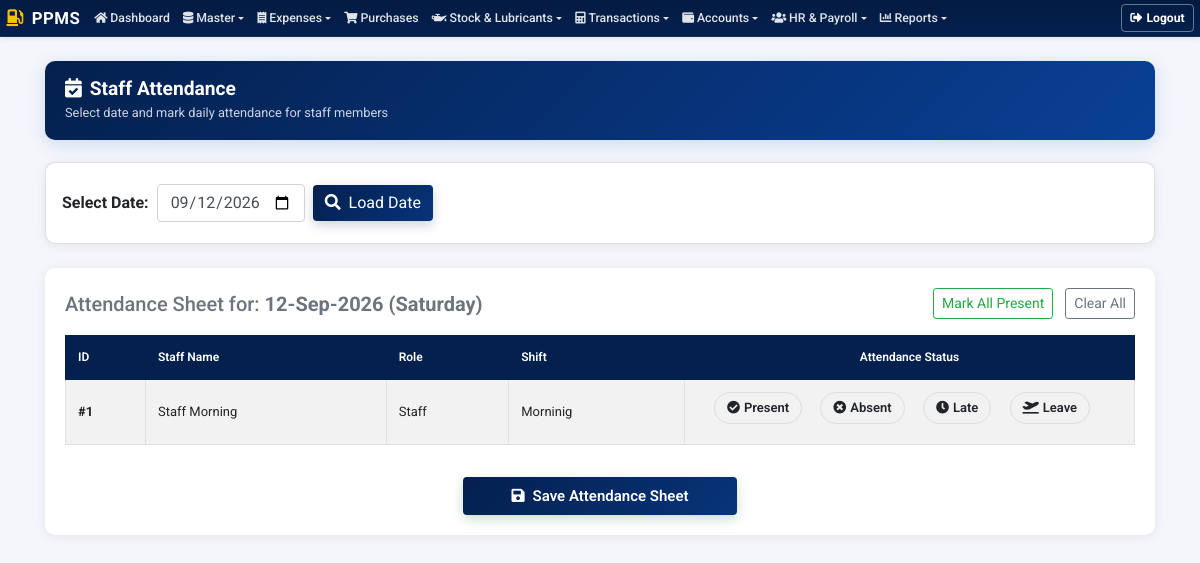
Page /staff/attendance-list.php (signed in) on the committed database.
### tables this page shows
CREATE TABLE `tbl_staff` (
  `id` int(11) NOT NULL,
  `first_name` varchar(128) NOT NULL,
  `last_name` varchar(128) NOT NULL,
  `role_id` int(11) NOT NULL,
  `joining_date` date NOT NULL,
  `shift_id` int(11) NOT NULL,
  `salary` decimal(10,2) NOT NULL DEFAULT 0.00,
  `experience` varchar(255) DEFAULT NULL,
  `address` varchar(512) DEFAULT NULL,
  `phone` varchar(32) NOT NULL DEFAULT '',
  `created_at` datetime NOT NULL DEFAULT current_timestamp(),
  `updated_at` datetime NOT NULL DEFAULT current_timestamp() ON UPDATE current_timestamp(),
  `deleted_at` datetime DEFAULT NULL
);

CREATE TABLE `tbl_staff_roles` (
  `id` int(11) NOT NULL,
  `name` varchar(128) NOT NULL,
  `created_at` timestamp NOT NULL DEFAULT current_timestamp(),
  `updated_at` timestamp NOT NULL DEFAULT current_timestamp() ON UPDATE current_timestamp(),
  `deleted_at` datetime DEFAULT NULL
);

CREATE TABLE `tbl_shifts` (
  `id` int(11) NOT NULL,
  `name` varchar(128) NOT NULL,
  `start_time` time NOT NULL,
  `end_time` time NOT NULL,
  `status` enum('Active','Inactive') NOT NULL DEFAULT 'Active',
  `deleted_at` datetime DEFAULT NULL
);

### staff/attendance-list.php (the view, shortened to what this page needs)
<?php
require '../include/permissions.php';
$date = isset($_GET['date']) ? mysqli_real_escape_string($connection, $_GET['date']) : date('Y-m-d');
$staff_sql = "SELECT s.id, s.first_name, s.last_name, r.name as role_name, sh.name as shift_name
              FROM tbl_staff s
              LEFT JOIN tbl_staff_roles r ON s.role_id = r.id
              LEFT JOIN tbl_shifts sh ON s.shift_id = sh.id
              ORDER BY s.id DESC";
$staff_result = mysqli_query($connection, $staff_sql);
?>
<!DOCTYPE html>
<html lang="en">
<head>
    <link rel="stylesheet" href="https://stackpath.bootstrapcdn.com/bootstrap/4.3.1/css/bootstrap.min.css">
    <link rel="stylesheet" href="https://cdnjs.cloudflare.com/ajax/libs/font-awesome/5.11.2/css/all.min.css">
    <link rel="stylesheet" href="../include/style.css?v=1.0.1">
</head>
<body>
    <?php include('../include/navbar.php'); ?>
    <main class="main">
        <div class="container pt-4 pb-5">
            <div class="page-header">
                <div>
                    <h4><i class="fas fa-calendar-check mr-2"></i>Staff Attendance</h4>
                    <small style="opacity:.8;">Select date and mark daily attendance for staff members</small>
                </div>
            </div>
            <div class="card mb-4" style="border-radius:10px; box-shadow:0 2px 12px rgba(0,0,0,0.07);">
                <div class="card-body">
                    <form method="GET" action="attendance-list.php" class="form-inline">
                        <label class="my-1 mr-2 font-weight-bold" for="date">Select Date:</label>
                        <input type="date" name="date" id="date" class="form-control mr-sm-2" value="<?php echo htmlspecialchars($date); ?>" max="<?php echo date('Y-m-d'); ?>" required>
                        <button type="submit" class="btn btn-primary my-1"><i class="fas fa-search mr-1"></i> Load Date</button>
                    </form>
                </div>
            </div>
            <div class="list-card">
                <form action="attendance-list.php" method="POST">
                    <div class="d-flex justify-content-between align-items-center mb-3">
                        <h5 class="mb-0 text-muted">Attendance Sheet for: <strong><?php echo date('d-M-Y (l)', strtotime($date)); ?></strong></h5>
                        <div>
                            <button type="button" class="btn btn-sm btn-outline-success mr-2" onclick="markAll('Present')">Mark All Present</button>
                            <button type="button" class="btn btn-sm btn-outline-secondary" onclick="clearAll()">Clear All</button>
                        </div>
                    </div>
                    <table class="table table-bordered table-striped" style="width:100%;">
                        <thead>
                            <tr>
                                <th style="width: 80px;">ID</th>
                                <th>Staff Name</th>
                                <th>Role</th>
                                <th>Shift</th>
                                <th style="width: 450px; text-align: center;">Attendance Status</th>
                            </tr>
                        </thead>
                        <tbody>
                            <?php if ($staff_result && mysqli_num_rows($staff_result) > 0): ?>
                                <?php while ($row = mysqli_fetch_assoc($staff_result)):
                                    $fullName = $row['first_name'] . ' ' . $row['last_name'];
                                    $staff_id = $row['id'];
                                ?>
                                    <tr>
                                        <td><strong>#<?php echo $staff_id; ?></strong></td>
                                        <td><?php echo htmlspecialchars($fullName); ?></td>
                                        <td><?php echo htmlspecialchars($row['role_name'] ?? 'N/A'); ?></td>
                                        <td><?php echo htmlspecialchars($row['shift_name'] ?? 'N/A'); ?></td>
                                        <td style="text-align: center;">
                                            <label class="att-radio att-radio-p">
                                                <span class="att-label"><i class="fas fa-check-circle mr-1"></i>Present</span>
                                            </label>
                                            <label class="att-radio att-radio-a">
                                                <span class="att-label"><i class="fas fa-times-circle mr-1"></i>Absent</span>
                                            </label>
                                            <label class="att-radio att-radio-l">
                                                <span class="att-label"><i class="fas fa-clock mr-1"></i>Late</span>
                                            </label>
                                            <label class="att-radio att-radio-le">
                                                <span class="att-label"><i class="fas fa-plane-departure mr-1"></i>Leave</span>
                                            </label>
                                        </td>
                                    </tr>
                                <?php endwhile; ?>
                            <?php else: ?>
                                <tr>
                                    <td colspan="5" class="text-center text-muted py-4">No staff members found. <a href="add-staff.php">Add some now.</a></td>
                                </tr>
                            <?php endif; ?>
                        </tbody>
                    </table>
                    <?php if ($staff_result && mysqli_num_rows($staff_result) > 0): ?>
                        <div class="text-center pt-3">
                            <button type="submit" class="btn btn-success px-5 py-2" style="font-weight:600; font-size:15px; box-shadow: 0 4px 12px rgba(46,125,50,0.25);">
                                <i class="fas fa-save mr-2"></i>Save Attendance Sheet
                            </button>
                        </div>
                    <?php endif; ?>
                </form>
            </div>
        </div>
    </main>
</body>
</html>

### include/style.css (style rules this page uses)
:root { --primary-color: #04204e; --primary-hover: #07347a; --primary-light: #e6f0fa; --primary-gradient: linear-gradient(135deg, var(--primary-color) 0%, #07347a 100%); --gradient-header: linear-gradient(135deg, var(--primary-color) 0%, #094096 100%); --navy-glass: rgba(4, 32, 78, 0.96); }
body { font-family: 'Roboto', sans-serif; background-color: #f4f6fb; color: #212529; overflow-x: hidden; }
@media (max-width: 1240px) { .page-header { padding: 16px 20px !important; flex-direction: column !important; align-items: flex-start !important; gap: 12px; } }
@media (max-width: 1240px) { .page-header h4, .page-header h2 { font-size: 1.2rem !important; } }
@media (max-width: 1240px) { .card-custom, .card-body, .header-card, .table-card { padding: 18px 16px !important; } }
.btn-primary { background-color: #04204e !important; background: var(--primary-gradient) !important; border: none !important; color: #ffffff !important; box-shadow: 0 4px 12px rgba(4, 32, 78, 0.2); transition: all 0.2s ease; }
table thead th, .table thead th { background-color: #04204e !important; color: #ffffff !important; border-color: #04204e !important; vertical-align: middle !important; }

### staff/attendance-list.php (style rules this page uses)
body { background:#f4f6fb; font-family:'Roboto',sans-serif; }
.page-header { background: var(--gradient-header) !important; color:#fff; padding:18px 28px; border-radius:10px; margin-bottom:22px; display:flex; align-items:center; justify-content:space-between; box-shadow:0 4px 18px rgba(21,101,192,0.18); }
.page-header h4 { margin:0; font-weight:700; font-size:1.25rem; }
.list-card { background:#fff; border-radius:10px; box-shadow:0 2px 12px rgba(0,0,0,0.07); overflow:hidden; padding:20px; }
.table thead th { background: var(--primary-color) !important; color:#fff; font-size:12px; font-weight:600; }
.table td { vertical-align:middle; font-size:13px; }
.btn-primary { background: var(--primary-gradient) !important; border: none !important; }
.btn-success { background: var(--primary-gradient) !important; border: none !important; }
.att-radio { position: relative; display: inline-block; margin-right: 15px; cursor: pointer; font-weight: 600; font-size: 13px; }
.att-label { padding: 5px 12px; border-radius: 20px; border: 1px solid #ddd; transition: all 0.2s; display: inline-block; }

### rows in the picture
tbl_staff: id "1", fullName "Staff Morning", tbl_staff_roles.name "Staff", shift.name "Morninig"

### other values in the picture
date('d-M-Y (l)', strtotime($date)) "12-Sep-2026 (Saturday)"
